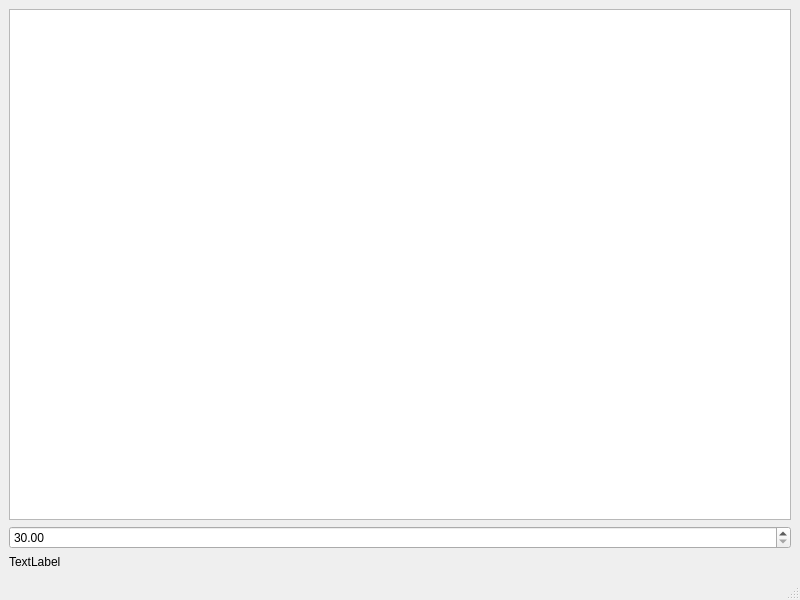
<?xml version="1.0" encoding="UTF-8"?>
<ui version="4.0">
 <class>MainWindow</class>
 <widget class="QMainWindow" name="MainWindow">
  <property name="geometry">
   <rect>
    <x>0</x>
    <y>0</y>
    <width>800</width>
    <height>600</height>
   </rect>
  </property>
  <property name="windowTitle">
   <string>MainWindow</string>
  </property>
  <widget class="QWidget" name="centralwidget">
   <layout class="QVBoxLayout" name="verticalLayout">
    <item>
     <widget class="QTableWidget" name="TestTableWidget"/>
    </item>
    <item>
     <widget class="QDoubleSpinBox" name="FOVDoubleSpinBox">
      <property name="minimum">
       <double>30.000000000000000</double>
      </property>
      <property name="maximum">
       <double>180.000000000000000</double>
      </property>
      <property name="singleStep">
       <double>0.500000000000000</double>
      </property>
     </widget>
    </item>
    <item>
     <widget class="QLabel" name="DebugLabel">
      <property name="text">
       <string>TextLabel</string>
      </property>
     </widget>
    </item>
   </layout>
  </widget>
  <widget class="QMenuBar" name="menubar">
   <property name="geometry">
    <rect>
     <x>0</x>
     <y>0</y>
     <width>800</width>
     <height>23</height>
    </rect>
   </property>
  </widget>
  <widget class="QStatusBar" name="statusbar"/>
 </widget>
 <resources/>
 <connections/>
</ui>
